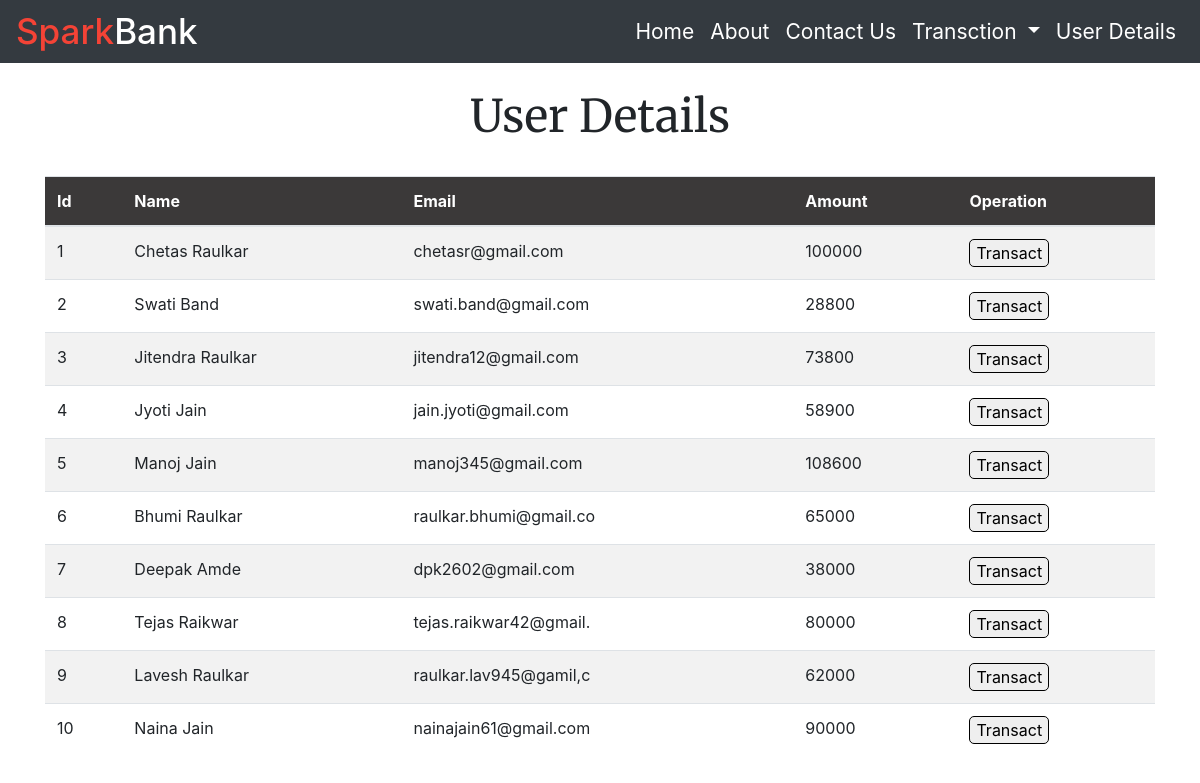
Screenshot of /user.php with the database file from the repository.
### tables this page shows
CREATE TABLE `sparkb` (
  `id` int(3) NOT NULL,
  `name` text NOT NULL,
  `email` varchar(22) NOT NULL,
  `amount` int(9) NOT NULL,
  `date` date NOT NULL DEFAULT current_timestamp()
);

### user.php (the view, shortened to what this page needs)
<!DOCTYPE html>
<html lang="en">
<head>
  <link rel="stylesheet" href="https://maxcdn.bootstrapcdn.com/bootstrap/4.5.2/css/bootstrap.min.css">
</head>
<body>
<nav class="navbar navbar-expand-sm bg-dark navbar-dark">
  <a class="navbar-brand" href="#"><span class="spark">Spark</span>Bank</a>
  <ul class="navbar-nav ml-auto">
    <li class="nav-item">
      <a class="nav-link" href="index.html">Home</a>
    </li>
    <li class="nav-item">
      <a class="nav-link" href="aboutUs.html">About</a>
    </li>
    <li class="nav-item">
      <a class="nav-link" href="hover.html">Contact Us</a>
    </li>
    <li class="nav-item dropdown">
      <a class="nav-link dropdown-toggle" href="#" id="navbardrop" data-toggle="dropdown">
        Transction
      </a>
    </li>
    <li class="nav-item">
      <a class="nav-link" href="user.php">User Details</a>
    </li>
  </ul>
</nav>
<div class="container">
  <div class="con">
    <p>User Details</p>
  </div>
  <table class="table table-striped">
    <thead>
      <tr>
        <th>Id</th>
        <th>Name</th>
        <th>Email</th>
        <th>Amount</th>
        <th>Operation</th>
      </tr>
    </thead>
    <tbody>
    <?php
  include 'connection.php';
  $selectquery = " select * from `sparkb`";
  $query = mysqli_query($con,$selectquery);
  while($res = mysqli_fetch_array($query)){
    ?>
    <tr>
      <td><?php echo $res['id'];  ?></td>
      <td><?php echo $res['name'];  ?></td>
      <td><?php echo $res['email'];  ?></td>
      <td><?php echo $res['amount'];  ?></td>
      <td>
        <a href="transact.php?id=<?php echo $res['id']; ?>">
          <button id="btn" type="button" >Transact</button>
        </a>
      </td>
    </tr>
  <?php
  }
  ?>
    </tbody>
  </table>
</div>
</body>
</html>

### user.php (style rules this page uses)
nav { height:63px; }
nav .navbar-brand { font-size: 35px; font-weight: 500; }
nav .navbar-brand .spark { color: #f44336; }
nav ul li { color: white; font-size: 20px; }
.con { text-align: center; margin-top: 20px; margin-bottom: 25px; font-family: 'Merriweather', serif; }
p { font-size: 45px; }
thead { background-color: rgb(59, 57, 57); color: white; }
#btn { border: 1px solid black; border-radius:5px; }
.nav-item { font-size:21px; }
.nav-link { color:white !important; }

### rows the page displays
sparkb: id "1", name "Chetas Raulkar", email "chetasr@gmail.com", amount "100000"
sparkb: id "2", name "Swati Band", email "swati.band@gmail.com", amount "28800"
sparkb: id "3", name "Jitendra Raulkar", email "jitendra12@gmail.com", amount "73800"
sparkb: id "4", name "Jyoti Jain", email "jain.jyoti@gmail.com", amount "58900"
sparkb: id "5", name "Manoj Jain", email "manoj345@gmail.com", amount "108600"
sparkb: id "6", name "Bhumi Raulkar", email "raulkar.bhumi@gmail.co", amount "65000"
sparkb: id "7", name "Deepak Amde", email "dpk2602@gmail.com", amount "38000"
sparkb: id "8", name "Tejas Raikwar", email "tejas.raikwar42@gmail.", amount "80000"
sparkb: id "9", name "Lavesh Raulkar", email "raulkar.lav945@gamil,c", amount "62000"
sparkb: id "10", name "Naina Jain", email "nainajain61@gmail.com", amount "90000"
